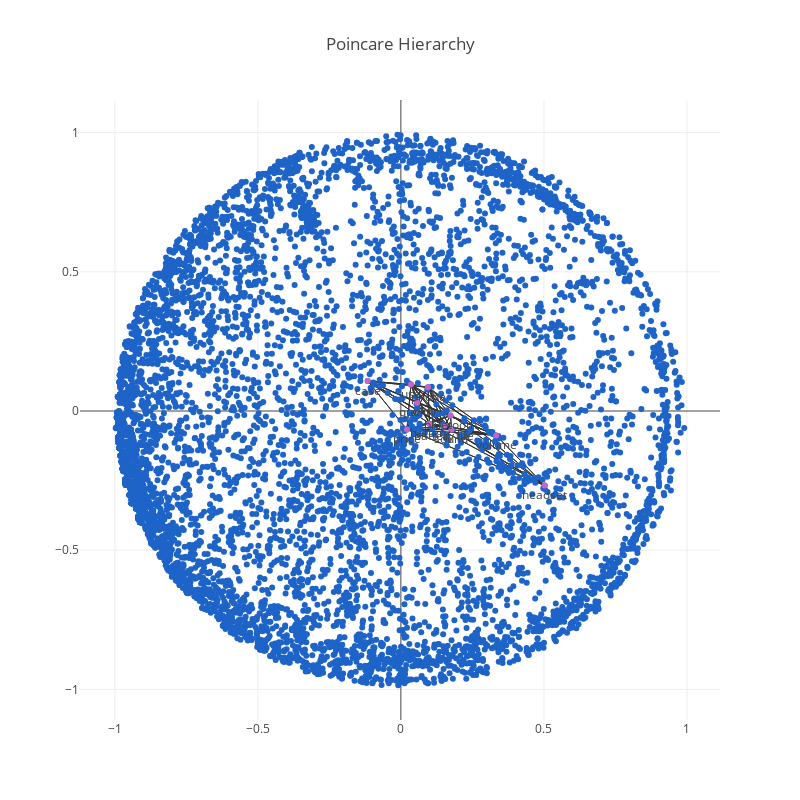

The cell this chart's notebook holds for it:
### Code cell
iplot(fig)

### Figure 1 — Plotly figure (JSON) as saved in the notebook; plotly's stock layout.template omitted (floating-point values rounded to 4 significant figures; data arrays with more than 128 entries replaced by an {"elided": "..."} marker saying what was removed)
{"data": [{"hoverinfo": false, "line": {"color": "rgb(50,50,50)", "width": 1}, "mode": "line", "type": "scatter", "x": {"elided": "309 float values"}, "y": {"elided": "309 float values"}}, {"marker": {"color": "rgb(30, 100, 200)"}, "mode": "markers", "text": {"elided": "7210 str values"}, "textposition": "bottom", "type": "scatter", "x": {"elided": "7210 float values"}, "y": {"elided": "7210 float values"}}, {"marker": {"color": "rgb(200, 100, 200)"}, "mode": "markers+text", "text": ["phone", "battery", "sound", "bluetooth", "headset", "price", "quality", "case", "use", "volume", "battery life"], "textposition": "bottom", "type": "scatter", "x": [0.09485, 0.1, 0.1769, 0.1736, 0.5027, 0.02107, 0.05687, -0.116, 0.0351, 0.3333, 0.1519], "y": [0.08496, -0.04556, -0.06712, -0.01642, -0.2674, -0.06622, 0.02994, 0.1078, 0.09504, -0.08756, -0.05345]}], "layout": {"height": 800, "hovermode": "closest", "showlegend": false, "title": "Poincare Hierarchy", "width": 800}}
